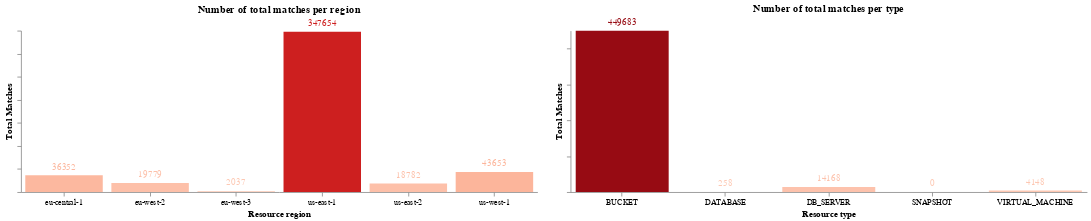

Notebook source saved alongside this figure:
### Code cell
((c1.mark_bar() + c1.mark_text(align='center', dy=-10)) | (c2.mark_bar() + c2.mark_text(align='center', dy=-10))).configure_axis(grid=False).configure_view(strokeWidth=0)

### Figure 1 — Vega-Lite specification as saved in the notebook (floating-point values rounded to 4 significant figures)
{"config": {"view": {"continuousWidth": 300, "continuousHeight": 300, "strokeWidth": 0}, "axis": {"grid": false}}, "hconcat": [{"layer": [{"mark": {"type": "bar"}, "encoding": {"color": {"field": "count", "legend": null, "scale": {"scheme": "reds", "reverse": false}, "type": "quantitative"}, "text": {"field": "count", "type": "quantitative"}, "tooltip": [{"field": "_region", "type": "nominal"}, {"field": "count", "type": "quantitative"}], "x": {"axis": {"labelAngle": 0, "labels": true}, "field": "_region", "title": "Resource region", "type": "nominal"}, "y": {"axis": {"labels": false}, "field": "count", "title": "Total Matches", "type": "quantitative"}}, "title": "Number of total matches per region"}, {"mark": {"type": "text", "align": "center", "dy": -10}, "encoding": {"color": {"field": "count", "legend": null, "scale": {"scheme": "reds", "reverse": false}, "type": "quantitative"}, "text": {"field": "count", "type": "quantitative"}, "tooltip": [{"field": "_region", "type": "nominal"}, {"field": "count", "type": "quantitative"}], "x": {"axis": {"labelAngle": 0, "labels": true}, "field": "_region", "title": "Resource region", "type": "nominal"}, "y": {"axis": {"labels": false}, "field": "count", "title": "Total Matches", "type": "quantitative"}}, "title": "Number of total matches per region"}], "data": {"name": "data-a81d82a6247b6f761614427bf2b94914"}, "height": 200, "width": 640}, {"layer": [{"mark": {"type": "bar"}, "encoding": {"color": {"field": "count", "legend": null, "scale": {"scheme": "reds", "reverse": false}, "type": "quantitative"}, "text": {"field": "count", "type": "quantitative"}, "tooltip": [{"field": "type", "type": "nominal"}, {"field": "count", "type": "quantitative"}], "x": {"axis": {"labelAngle": 0, "labels": true}, "field": "type", "title": "Resource type", "type": "nominal"}, "y": {"axis": {"labels": false}, "field": "count", "title": "Total Matches", "type": "quantitative"}}, "title": "Number of total matches per type"}, {"mark": {"type": "text", "align": "center", "dy": -10}, "encoding": {"color": {"field": "count", "legend": null, "scale": {"scheme": "reds", "reverse": false}, "type": "quantitative"}, "text": {"field": "count", "type": "quantitative"}, "tooltip": [{"field": "type", "type": "nominal"}, {"field": "count", "type": "quantitative"}], "x": {"axis": {"labelAngle": 0, "labels": true}, "field": "type", "title": "Resource type", "type": "nominal"}, "y": {"axis": {"labels": false}, "field": "count", "title": "Total Matches", "type": "quantitative"}}, "title": "Number of total matches per type"}], "data": {"name": "data-32311a9374246e1944ae4c163d42a024"}, "height": 200, "width": 640}], "$schema": "https://vega.github.io/schema/vega-lite/v5.20.1.json", "datasets": {"data-a81d82a6247b6f761614427bf2b94914": [{"_region": "eu-central-1", "count": 36352}, {"_region": "eu-west-2", "count": 19779}, {"_region": "eu-west-3", "count": 2037}, {"_region": "us-east-1", "count": 347654}, {"_region": "us-east-2", "count": 18782}, {"_region": "us-west-1", "count": 43653}], "data-32311a9374246e1944ae4c163d42a024": [{"type": "BUCKET", "count": 449683}, {"type": "DATABASE", "count": 258}, {"type": "DB_SERVER", "count": 14168}, {"type": "SNAPSHOT", "count": 0}, {"type": "VIRTUAL_MACHINE", "count": 4148}]}}
